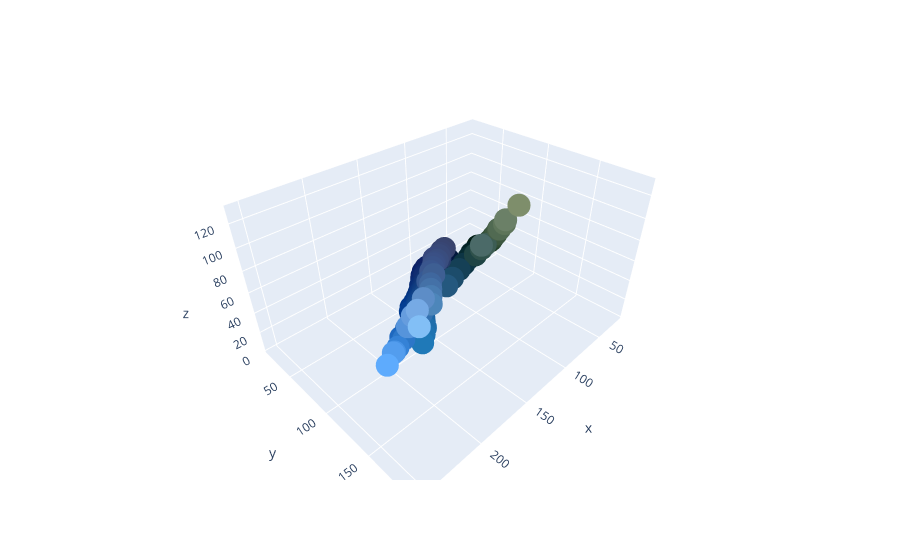

Source (notebook cell):
### Code cell
fig = px.scatter_3d(x=colors[:, 0], y=colors[:, 1], z=colors[:, 2], color=colors_str, color_discrete_map="identity")
fig.show()
